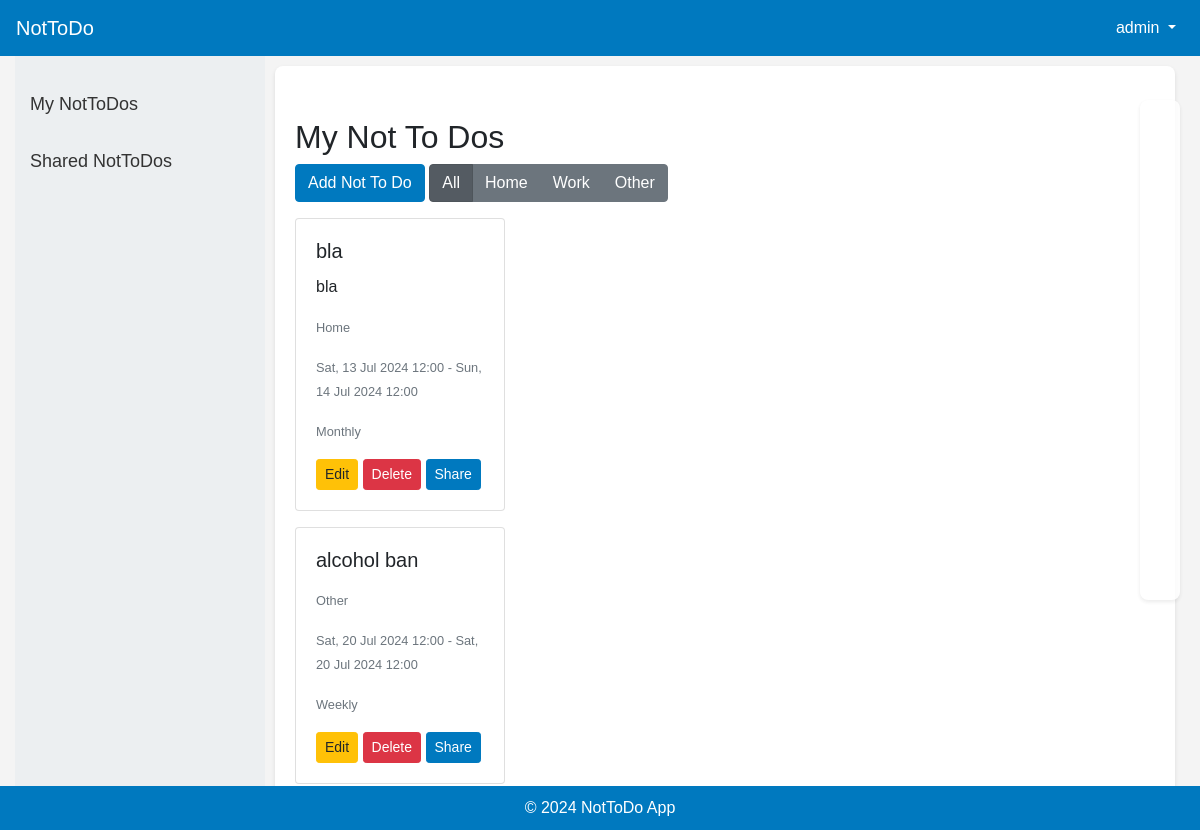
/nottodos/ (signed in), run on an earlier commit of the app's database.
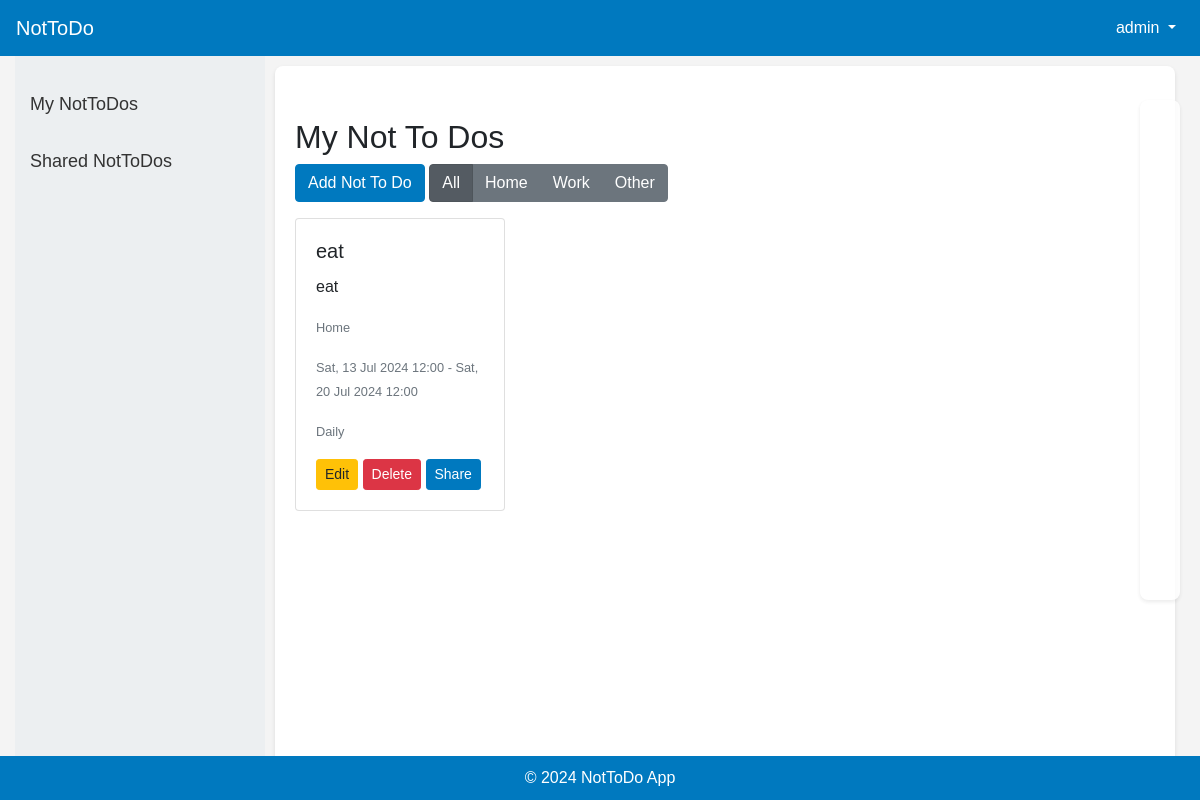
And on a later commit of the database.
### nottodo/models.py (models this page shows, shortened)
class NotToDo(models.Model):
    user = models.ForeignKey(User, on_delete=models.CASCADE)
    title = models.CharField(max_length=255)
    description = models.TextField(blank=True, null=True)
    context = models.CharField(max_length=50, choices=[('Home', 'Home'), ('Work', 'Work'), ('Other', 'Other')])
    scheduled_start_time = models.DateTimeField(blank=True, null=True)
    scheduled_end_time = models.DateTimeField(blank=True, null=True)
    repeat = models.CharField(max_length=50, choices=[('None', 'None'), ('Daily', 'Daily'), ('Weekly', 'Weekly'), ('Monthly', 'Monthly')], default='None')
    created_at = models.DateTimeField(default=timezone.now)
    updated_at = models.DateTimeField(auto_now=True)

### nottodo/views.py (the view)
# urls.py: path('nottodos/', views.list_nottodos, name='list_nottodos'),
@login_required
def list_nottodos(request):
    context_filter = request.GET.get('context', 'All')
    if context_filter == 'All':
        nottodos = NotToDo.objects.filter(user=request.user).order_by('scheduled_start_time')
    else:
        nottodos = NotToDo.objects.filter(user=request.user, context=context_filter).order_by('scheduled_start_time')
    return render(request, 'list_nottodos.html', {'nottodos': nottodos, 'context_filter': context_filter})

### nottodo/templates/list_nottodos.html (shortened to what this page needs)
{% extends 'base.html' %}
{% block content %}
<h2 class="mt-4">My Not To Dos</h2>
<a href="{% url 'add_nottodo' %}" class="btn btn-primary mb-3">Add Not To Do</a>
<div class="btn-group mb-3" role="group" aria-label="Filter by context">
  <a href="{% url 'list_nottodos' %}?context=All" class="btn btn-secondary {% if context_filter == 'All' %}active{% endif %}">All</a>
  <a href="{% url 'list_nottodos' %}?context=Home" class="btn btn-secondary {% if context_filter == 'Home' %}active{% endif %}">Home</a>
  <a href="{% url 'list_nottodos' %}?context=Work" class="btn btn-secondary {% if context_filter == 'Work' %}active{% endif %}">Work</a>
  <a href="{% url 'list_nottodos' %}?context=Other" class="btn btn-secondary {% if context_filter == 'Other' %}active{% endif %}">Other</a>
</div>
<div id="calendar" class="mb-4"></div>
<div class="card-list">
    {% for nottodo in nottodos %}
    <div class="card nottodo-card mb-3">
        <div class="card-body">
            <h5 class="card-title">{{ nottodo.title }}</h5>
            <p class="card-text">{{ nottodo.description }}</p>
            <p class="card-text"><small class="text-muted">{{ nottodo.context }}</small></p>
            <p class="card-text"><small class="text-muted">{{ nottodo.scheduled_start_time|date:"D, d M Y H:i" }} - {{ nottodo.scheduled_end_time|date:"D, d M Y H:i" }}</small></p>
            <p class="card-text"><small class="text-muted">{{ nottodo.get_repeat_display }}</small></p>
            <a href="{% url 'update_nottodo' nottodo.pk %}" class="btn btn-warning btn-sm">Edit</a>
            <a href="{% url 'delete_nottodo' nottodo.pk %}" class="btn btn-danger btn-sm">Delete</a>
            <a href="{% url 'share_nottodo' nottodo.pk %}" class="btn btn-primary btn-sm">Share</a>
        </div>
    </div>
    {% empty %}
    <p>No Not To Dos found.</p>
    {% endfor %}
</div>
{% endblock %}

What changed in the data, as far as the page shows it:
removed NotToDo: title "bla", description "bla", context "Home", scheduled_start_time "Sat, 13 Jul 2024 12:00", scheduled_end_time "Sun, 14 Jul 2024 12:00", repeat "Monthly"
removed NotToDo: title "alcohol ban", context "Other", scheduled_start_time "Sat, 20 Jul 2024 12:00", scheduled_end_time "Sat, 20 Jul 2024 12:00", repeat "Weekly"
added NotToDo: title "eat", description "eat", context "Home", scheduled_start_time "Sat, 13 Jul 2024 12:00", scheduled_end_time "Sat, 20 Jul 2024 12:00", repeat "Daily"
